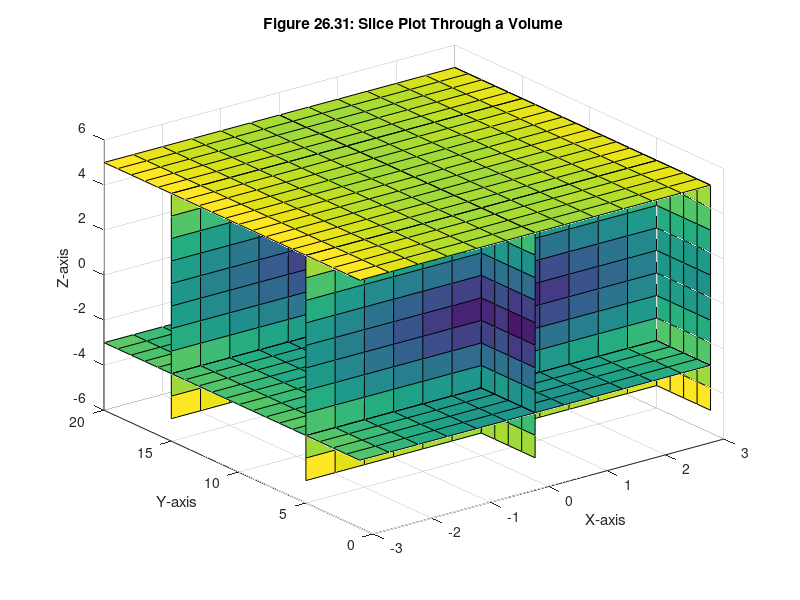

Source code (MATLAB):
x=linspace(-3,3,13);
y=1:20;
z=-5:5;
[X,Y,Z]=meshgrid(x,y,z);
V=sqrt(X.^2 + cos(Y).^2 + Z.^2);
slice(X,Y,Z,V,[0 3],[5 15],[-3 5])
xlabel('X-axis')
ylabel('Y-axis')
zlabel('Z-axis')
title('Figure 26.31: Slice Plot Through a Volume')
